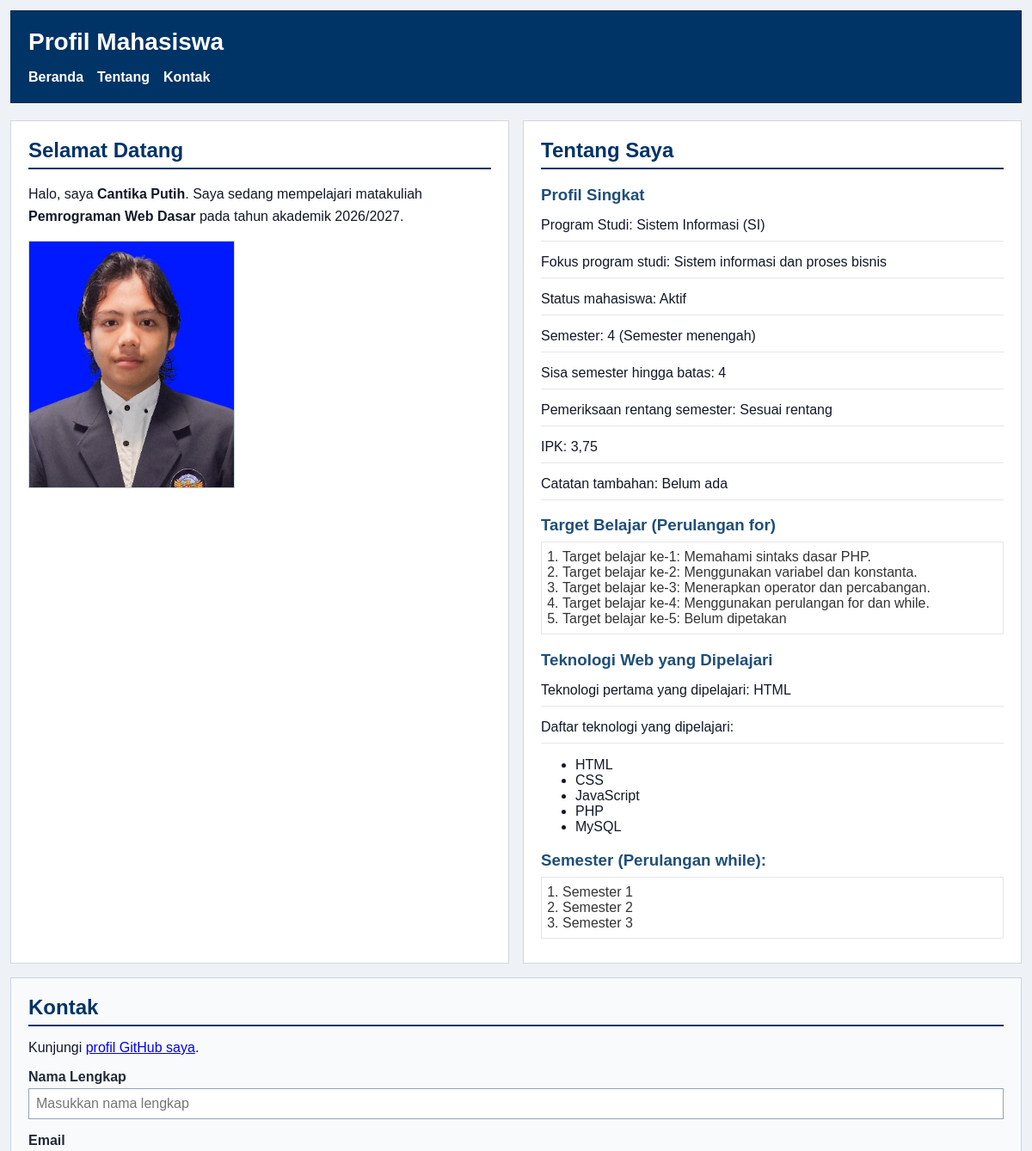
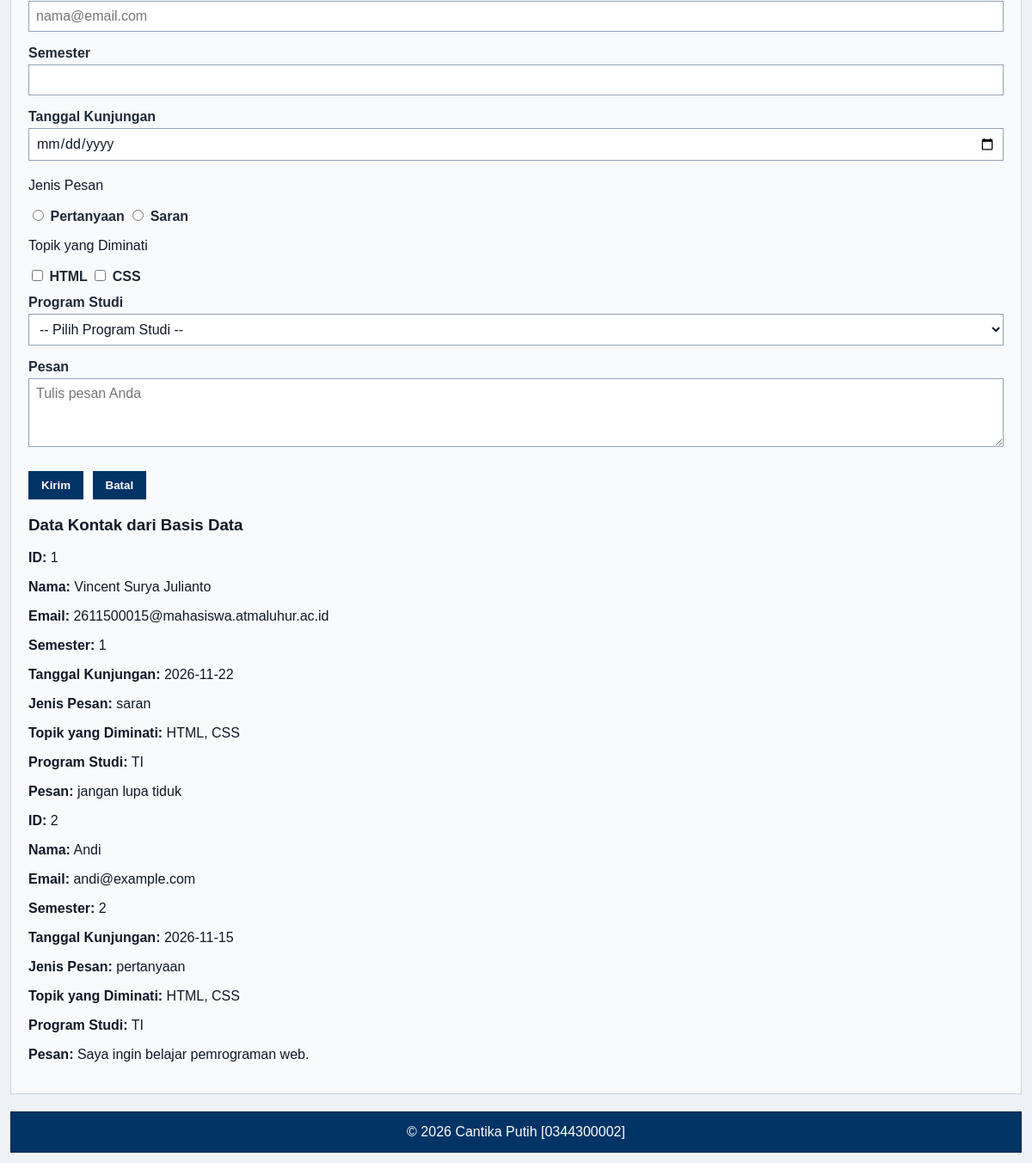
The page / on the database its author committed (2 pictures, top to bottom).
### tables this page shows
CREATE TABLE `tbl_kontak_2611500015` (
  `id` int NOT NULL,
  `nama` varchar(50) NOT NULL,
  `email` varchar(255) NOT NULL,
  `semester` tinyint NOT NULL,
  `tanggal` date NOT NULL,
  `jenis_pesan` varchar(20) NOT NULL,
  `minat` varchar(50) NOT NULL,
  `prodi` varchar(2) NOT NULL,
  `pesan` varchar(300) NOT NULL
);

### index.php (the view, shortened to what this page needs)
<?php
require_once("fungsi.php");
require_once("koneksi.php");
$sql = "SELECT * FROM tbl_kontak_2611500015";
$hasil = mysqli_query($koneksi, $sql);
$dataKontak = [];
while ($baris = mysqli_fetch_assoc($hasil)) {
    $dataKontak[] = $baris;
}
$nim = "0344300002";
$namaMahasiswa = "Cantika Putih";
$programStudi = "SI";
$tahunAkademik = "2026/2027";
$semester = 4;
$ipk = 3.75;
$statusAktif = true;
$catatanTambahan = null;
$batasSemester = 8;
$sisaSemester = $batasSemester - $semester;
$semesterValid = $semester >= 1 && $semester <= $batasSemester;
$statusSemester = ($semesterValid && $statusAktif) ? "Sesuai rentang" : "Perlu diperiksa";
if ($semester < 3) {
	$keteranganSemester = "Semester awal";
} elseif ($semester <= 6) {
	$keteranganSemester = "Semester menengah";
} else {
	$keteranganSemester = "Semester akhir";
}
$namaProdi = ($programStudi == "SI") ? "Sistem Informasi" : (($programStudi == "TI") ? "Teknik Informatika" : "Lainnya");
switch ($programStudi) {
	case "SI":
		$fokusProgramStudi = "Sistem informasi dan proses bisnis";
		break;
}
$teknologiWeb = ["HTML", "CSS", "JavaScript", "PHP", "MySQL"];
?>
<!doctype html>
<html lang="id">
<head>
	<link rel="stylesheet" href="style.css" />
</head>
<body>
	<header>
		<div class="header-top">
			<h1>Profil Mahasiswa</h1>
		</div>
		<nav>
			<ul id="navMenu">
				<li><a href="#home">Beranda</a></li>
				<li><a href="#about">Tentang</a></li>
				<li><a href="#contact">Kontak</a></li>
			</ul>
		</nav>
	</header>
	<main>
		<section id="home">
			<h2>Selamat Datang</h2>
			<p>Halo, saya <?= tebal($namaMahasiswa); ?>. Saya sedang mempelajari matakuliah <strong><?= bersihkan(NAMA_MATA_KULIAH); ?></strong> pada tahun akademik <?= bersihkan($tahunAkademik); ?>.</p>
			<img src="img/foto-profil.jpg" alt="Foto profil Nama Mahasiswa" />
		</section>
		<section id="about">
			<h2>Tentang Saya</h2>
			<article>
				<h3>Profil Singkat</h3>
				<p>Program Studi: <?= bersihkan($namaProdi . " (" . $programStudi . ")"); ?></p>
				<p>Fokus program studi: <?= bersihkan($fokusProgramStudi); ?></p>
				<p>Status mahasiswa: <?= $statusAktif ? "Aktif" : "Tidak aktif"; ?></p>
				<p>Semester: <?= bersihkan($semester . " (" . $keteranganSemester . ")"); ?></p>
				<p>Sisa semester hingga batas: <?= bersihkan($sisaSemester); ?></p>
				<p>Pemeriksaan rentang semester: <?= bersihkan($statusSemester); ?></p>
				<p>IPK: <?= number_format($ipk, 2, ',', '.'); ?></p>
				<p>Catatan tambahan: <?= $catatanTambahan === null ? "Belum ada" : bersihkan($catatanTambahan); ?></p>
				<h3>Target Belajar (Perulangan for)</h3>
				<ol>
					<?php
					for ($i = 1; $i <= 5; $i++) {
						echo "<li>Target belajar ke-" . $i . ": ";
						switch ($i) {
							case 1:
								echo "Memahami sintaks dasar PHP.";
								break;
							case 2:
								echo "Menggunakan variabel dan konstanta.";
								break;
							case 3:
								echo "Menerapkan operator dan percabangan.";
								break;
							case 4:
								echo "Menggunakan perulangan for dan while.";
								break;
							default:
								echo "Belum dipetakan";
								break;
						}
						echo "</li>";
					}
					?>
				</ol>
				<h3>Teknologi Web yang Dipelajari</h3>
				<p>
					Teknologi pertama yang dipelajari:
					<?= bersihkan($teknologiWeb[0]); ?>
				</p>
				<p>Daftar teknologi yang dipelajari:</p>
				<ul>
					<?php foreach ($teknologiWeb as $teknologi): ?>
						<li><?= bersihkan($teknologi); ?></li>
					<?php endforeach; ?>
				</ul>
				<h3>Semester (Perulangan while):</h3>
				<ol>
					<?php
					$nomorSemester = 1;
					while ($nomorSemester <= 3) {
						echo "<li>Semester " . $nomorSemester . "</li>";
						$nomorSemester++;
					}
					?>
				</ol>
			</article>
		</section>
		<section id="contact">
			<h2>Kontak</h2>
			<p>
				Kunjungi
				<a target="_blank" href="https://github.com/<?= bersihkan(PROFIL_GITHUB); ?>">profil GitHub saya</a>.
			</p>
			<form id="contactForm" class="js-contact-form" data-validation="contact" action="index.php" method="post" novalidate>
				<div class="form-group">
					<label for="nama">Nama Lengkap</label><br />
					<input class="input-form" type="text" id="nama" name="nama" placeholder="Masukkan nama lengkap" minlength="3" maxlength="50" required />
				</div>
				<div class="form-group">
					<label for="email">Email</label><br />
					<input class="input-form" type="email" id="email" name="email" placeholder="nama@email.com" required />
				</div>
				<div class="form-group">
					<label for="semester">Semester</label><br />
					<input class="input-form" type="number" id="semester" name="semester" min="1" max="14" required />
				</div>
				<div class="form-group">
					<label for="tanggal">Tanggal Kunjungan</label><br />
					<input class="input-form" type="date" id="tanggal" name="tanggal" required />
				</div>
				<div class="form-group">
					<p>Jenis Pesan</p>
					<input type="radio" id="pertanyaan" name="jenis_pesan" value="pertanyaan" required />
					<label for="pertanyaan">Pertanyaan</label>
					<input type="radio" id="saran" name="jenis_pesan" value="saran" />
					<label for="saran">Saran</label>
				</div>
				<div class="form-group">
					<p>Topik yang Diminati</p>
					<input type="checkbox" id="minat-html" name="minat[]" value="HTML" />
					<label for="minat-html">HTML</label>
					<input type="checkbox" id="minat-css" name="minat[]" value="CSS" />
					<label for="minat-css">CSS</label>
				</div>
				<div class="form-group">
					<label for="prodi">Program Studi</label><br />
					<select class="input-form" id="prodi" name="prodi" required>
						<option value="">-- Pilih Program Studi --</option>
					</select>
				</div>
				<div class="form-group">
					<label for="pesan">Pesan</label><br />
					<textarea class="input-form" id="pesan" name="pesan" maxlength="300" placeholder="Tulis pesan Anda" required></textarea>
				</div>
				<button type="submit">Kirim</button>
				<button type="reset">Batal</button>
			</form>
									<article id="hasilKontak" class="submission-result" aria-live="polite">
				<h3>Data Kontak dari Basis Data</h3>
				<?php if (count($dataKontak) > 0): ?>
					<?php foreach ($dataKontak as $data): ?>
						<section>
							<p><strong>ID:</strong> <?= bersihkan($data["id"]); ?></p>
							<p><strong>Nama:</strong> <?= bersihkan($data["nama"]); ?></p>
							<p><strong>Email:</strong> <?= bersihkan($data["email"]); ?></p>
							<p><strong>Semester:</strong> <?= bersihkan($data["semester"]); ?></p>
							<p><strong>Tanggal Kunjungan:</strong> <?= bersihkan($data["tanggal"]); ?></p>
							<p><strong>Jenis Pesan:</strong> <?= bersihkan($data["jenis_pesan"]); ?></p>
							<p><strong>Topik yang Diminati:</strong> <?= bersihkan($data["minat"]); ?></p>
							<p><strong>Program Studi:</strong> <?= bersihkan($data["prodi"]); ?></p>
							<p><strong>Pesan:</strong> <?= nl2br(bersihkan($data["pesan"])); ?></p>
						</section>
					<?php endforeach; ?>
				<?php else: ?>
					<p>Belum ada data kontak yang tersimpan.</p>
				<?php endif; ?>
			</article>
		</section>
	</main>
	<footer>
		<p>&copy; <?= date("Y"); ?> <?= bersihkan($namaMahasiswa); ?> [<?= bersihkan($nim); ?>]</p>
	</footer>
</body>
</html>

### fungsi.php
<?php
function bersihkan($teks)
{
  return htmlspecialchars($teks ?? "", ENT_QUOTES, "UTF-8");
}
function tebal($teks)
{
  return "<strong>" . bersihkan($teks) . "</strong>";
}

### style.css (style rules this page uses)
* { box-sizing: border-box; }
body { margin: 0; padding: 12px; font-family: Arial, sans-serif; color: #111827; background-color: #eef2f7; }
header { background-color: #003366; color: #ffffff; padding: 20px; margin-bottom: 20px; border: 1px solid #00264d; }
header h1 { margin: 0; font-size: 28px; }
.header-top { display: flex; justify-content: space-between; align-items: center; }
#navMenu { display: none; }
nav ul { display: flex; flex-direction: column; justify-content: flex-start; align-items: flex-start; gap: 12px; margin: 0; padding: 0; list-style: none; }
nav a { color: #ffffff; font-weight: bold; text-decoration: none; }
main { display: grid; grid-template-columns: 1fr; gap: 16px; }
section { width: 100%; }
#home { background-color: #ffffff; border: 1px solid #d0d7de; padding: 20px; margin: 0; }
#home h2 { color: #003366; border-bottom: 2px solid #003366; padding-bottom: 6px; margin-top: 0; margin-bottom: 16px; }
#home p { line-height: 1.6; margin: 0 0 16px; }
#home img { display: block; width: 240px; max-width: 100%; height: auto; border: 1px solid #cbd5e1; }
#about { background-color: #ffffff; border: 1px solid #d0d7de; padding: 20px; margin: 0; }
#about h2 { color: #003366; border-bottom: 2px solid #003366; padding-bottom: 6px; margin-top: 0; margin-bottom: 16px; }
#about h3 { color: #1f4e78; margin-bottom: 6px; }
#about p { margin: 6px 0; padding: 6px 0; border-bottom: 1px solid #e6e6e6; line-height: 1.5; }
#about ol { color: #333333; margin: 8px 0; padding: 8px 24px; border: 1px solid #e6e6e6; }
#contact { background-color: #f8fafc; border: 1px solid #cbd5e1; padding: 20px; margin: 0; }
#contact h2 { color: #003366; border-bottom: 2px solid #003366; padding-bottom: 6px; margin-top: 0; margin-bottom: 16px; }
.form-group { margin: 12px 0; }
#contact label { color: #1f2937; font-weight: bold; }
.input-form { width: 100%; max-width: 100%; background-color: #ffffff; color: #111827; font-family: Arial, sans-serif; font-size: 16px; padding: 8px; margin: 4px 0; border: 1px solid #94a3b8; }
#contact textarea { min-height: 80px; resize: vertical; }
#contact button { background-color: #003366; color: #ffffff; font-weight: bold; padding: 8px 14px; margin: 8px 6px 0 0; border: 1px solid #003366; cursor: pointer; }
footer { background-color: #003366; color: #ffffff; text-align: center; padding: 14px 20px; margin-top: 20px; border: 1px solid #00264d; }
footer p { margin: 0; }
@media (min-width: 768px) { nav { margin-top: 16px; } }
@media (min-width: 768px) { nav ul { flex-direction: row; justify-content: flex-start; align-items: center; gap: 16px; } }
@media (min-width: 768px) { main { grid-template-columns: 1fr 1fr; } }
@media (min-width: 768px) { #contact { grid-column: 1 / -1; } }
@media (min-width: 768px) { #navMenu { display: flex; flex-direction: row; } }

### rows shown on the page
tbl_kontak_2611500015: id "1", nama "Vincent Surya Julianto", email "2611500015@mahasiswa.atmaluhur.ac.id", semester "1", tanggal "2026-11-22", jenis_pesan "saran", minat "HTML, CSS", prodi "TI", pesan "jangan lupa tiduk"
tbl_kontak_2611500015: id "2", nama "Andi", email "andi@example.com", semester "2", tanggal "2026-11-15", jenis_pesan "pertanyaan", minat "HTML, CSS", prodi "TI", pesan "Saya ingin belajar pemrograman web."

### other values the page prints
bersihkan($teks) "Cantika Putih"
bersihkan(NAMA_MATA_KULIAH) "Pemrograman Web Dasar"
bersihkan($tahunAkademik) "2026/2027"
bersihkan($namaProdi . " (" . $programStudi . ")") "Sistem Informasi (SI)"
bersihkan($fokusProgramStudi) "Sistem informasi dan proses bisnis"
bersihkan($semester . " (" . $keteranganSemester . ")") "4 (Semester menengah)"
bersihkan($sisaSemester) "4"
bersihkan($statusSemester) "Sesuai rentang"
$ipk "3,75"
bersihkan($teknologiWeb[0]) "HTML"
bersihkan($teknologi) "HTML"
bersihkan($teknologi) "CSS"
bersihkan($teknologi) "JavaScript"
bersihkan($teknologi) "PHP"
bersihkan($teknologi) "MySQL"
